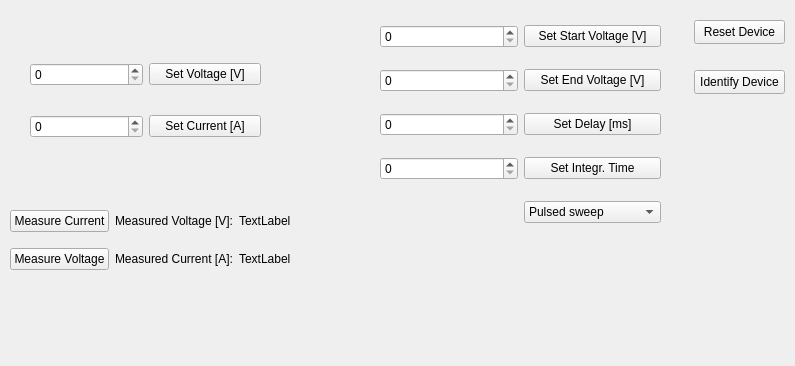
<?xml version="1.0" encoding="UTF-8"?>
<ui version="4.0">
 <class>Form</class>
 <widget class="QWidget" name="Form">
  <property name="geometry">
   <rect>
    <x>0</x>
    <y>0</y>
    <width>795</width>
    <height>366</height>
   </rect>
  </property>
  <property name="windowTitle">
   <string>Form</string>
  </property>
  <widget class="QWidget" name="gridLayoutWidget">
   <property name="geometry">
    <rect>
     <x>30</x>
     <y>40</y>
     <width>231</width>
     <height>121</height>
    </rect>
   </property>
   <layout class="QGridLayout" name="gridLayout">
    <item row="0" column="1">
     <widget class="QPushButton" name="setVoltage_pushButton">
      <property name="text">
       <string>Set Voltage [V]</string>
      </property>
     </widget>
    </item>
    <item row="0" column="0">
     <widget class="QSpinBox" name="setVoltage_spinBox"/>
    </item>
    <item row="1" column="1">
     <widget class="QPushButton" name="setCurrent_pushButton">
      <property name="text">
       <string>Set Current [A]</string>
      </property>
     </widget>
    </item>
    <item row="1" column="0">
     <widget class="QSpinBox" name="setCurrent_spinBox"/>
    </item>
   </layout>
  </widget>
  <widget class="QPushButton" name="reset_pushButton">
   <property name="geometry">
    <rect>
     <x>694</x>
     <y>20</y>
     <width>91</width>
     <height>24</height>
    </rect>
   </property>
   <property name="text">
    <string>Reset Device</string>
   </property>
  </widget>
  <widget class="QPushButton" name="IDN_pushButton">
   <property name="geometry">
    <rect>
     <x>694</x>
     <y>70</y>
     <width>91</width>
     <height>24</height>
    </rect>
   </property>
   <property name="text">
    <string>Identify Device</string>
   </property>
  </widget>
  <widget class="QWidget" name="gridLayoutWidget_2">
   <property name="geometry">
    <rect>
     <x>380</x>
     <y>10</y>
     <width>281</width>
     <height>231</height>
    </rect>
   </property>
   <layout class="QGridLayout" name="gridLayout_2">
    <item row="3" column="1">
     <widget class="QPushButton" name="pushButton_3">
      <property name="text">
       <string>Set Integr. Time</string>
      </property>
     </widget>
    </item>
    <item row="0" column="1">
     <widget class="QPushButton" name="pushButton_6">
      <property name="text">
       <string>Set Start Voltage [V]</string>
      </property>
     </widget>
    </item>
    <item row="2" column="1">
     <widget class="QPushButton" name="pushButton_8">
      <property name="text">
       <string>Set Delay [ms]</string>
      </property>
     </widget>
    </item>
    <item row="4" column="1">
     <widget class="QComboBox" name="comboBox">
      <item>
       <property name="text">
        <string>Pulsed sweep</string>
       </property>
      </item>
      <item>
       <property name="text">
        <string>Continious sweep</string>
       </property>
      </item>
     </widget>
    </item>
    <item row="1" column="0">
     <widget class="QSpinBox" name="spinBox_2"/>
    </item>
    <item row="2" column="0">
     <widget class="QSpinBox" name="spinBox_4"/>
    </item>
    <item row="3" column="0">
     <widget class="QSpinBox" name="spinBox"/>
    </item>
    <item row="1" column="1">
     <widget class="QPushButton" name="pushButton_7">
      <property name="text">
       <string>Set End Voltage [V]</string>
      </property>
     </widget>
    </item>
    <item row="0" column="0">
     <widget class="QSpinBox" name="spinBox_3"/>
    </item>
   </layout>
  </widget>
  <widget class="QWidget" name="gridLayoutWidget_3">
   <property name="geometry">
    <rect>
     <x>10</x>
     <y>200</y>
     <width>311</width>
     <height>81</height>
    </rect>
   </property>
   <layout class="QGridLayout" name="gridLayout_3">
    <item row="0" column="0">
     <widget class="QPushButton" name="measCurr_pushButton">
      <property name="text">
       <string>Measure Current</string>
      </property>
     </widget>
    </item>
    <item row="0" column="1">
     <widget class="QLabel" name="label_3">
      <property name="text">
       <string>Measured Voltage [V]:</string>
      </property>
     </widget>
    </item>
    <item row="0" column="2">
     <widget class="QLabel" name="measCurr_label">
      <property name="text">
       <string>TextLabel</string>
      </property>
     </widget>
    </item>
    <item row="1" column="0">
     <widget class="QPushButton" name="measVolt_pushButton">
      <property name="text">
       <string>Measure Voltage</string>
      </property>
     </widget>
    </item>
    <item row="1" column="1">
     <widget class="QLabel" name="label">
      <property name="text">
       <string>Measured Current [A]:</string>
      </property>
     </widget>
    </item>
    <item row="1" column="2">
     <widget class="QLabel" name="measVolt_label">
      <property name="text">
       <string>TextLabel</string>
      </property>
     </widget>
    </item>
   </layout>
  </widget>
 </widget>
 <resources/>
 <connections/>
</ui>
